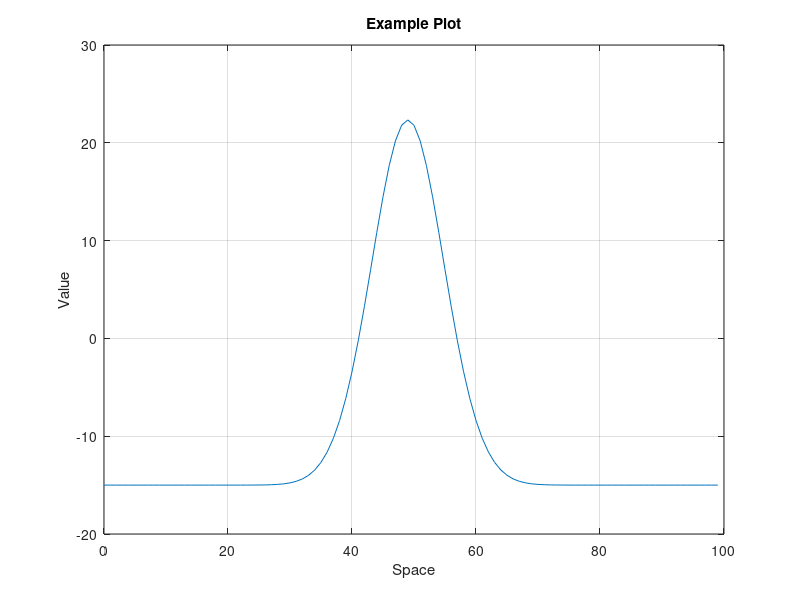

Source code (MATLAB):
% Load the data
data = load('NeuralField_activation_2023-12-18_14-20-53.8109411.txt');

% Create a spatial vector (assuming a spatial step of 1 )
space = 0:1:length(data)-1;

% Plot the data
plot(space, data);

% Add labels and title
xlabel('Space');
ylabel('Value');
title('Example Plot');

% Show the grid
grid on;

% Show the plot
figure;